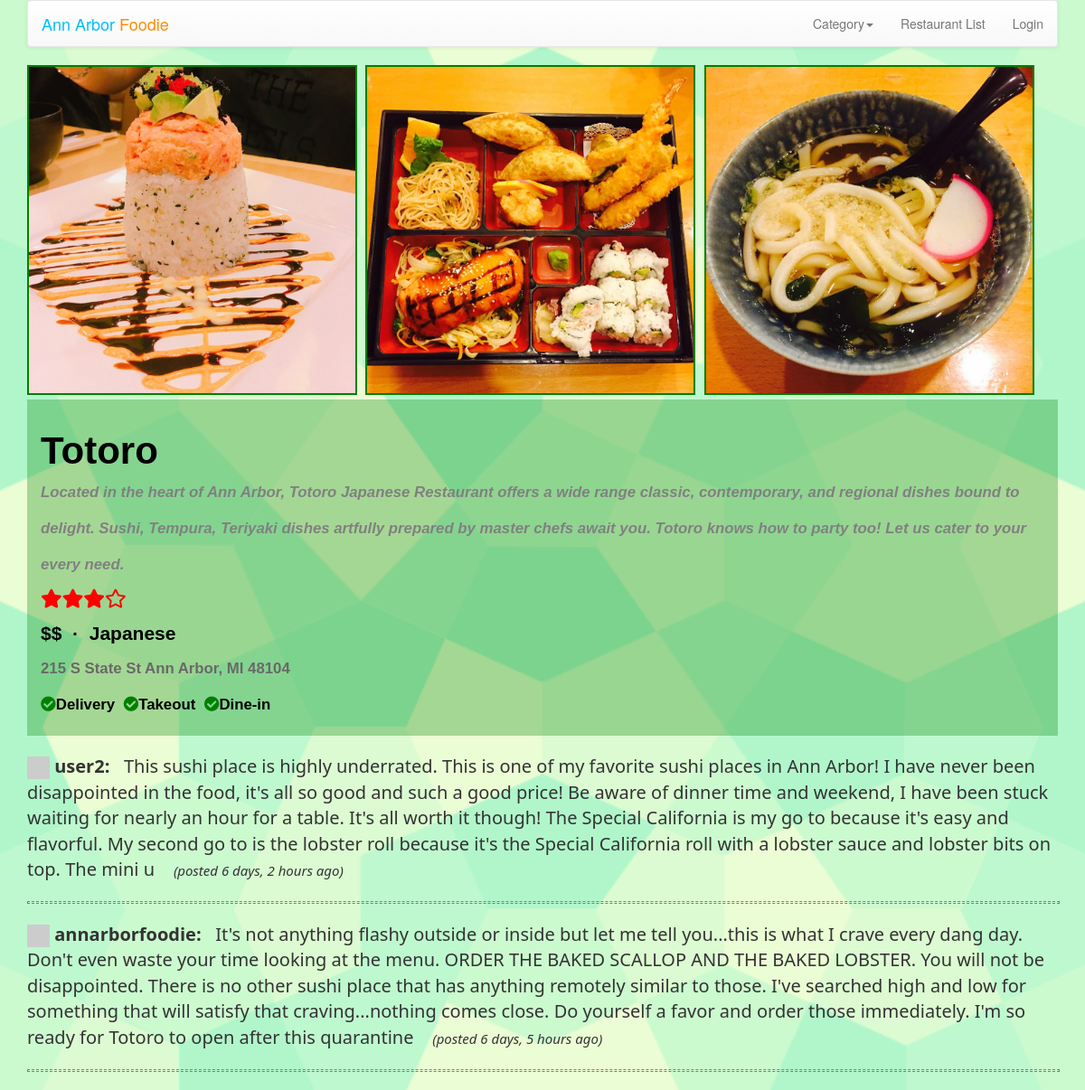
The app's page /restaurants/res/7 with its own data.
### restaurants/models.py (models this page shows, shortened)
class Restaurant(models.Model) :
    name = models.CharField(
            max_length=20,
            validators=[MinLengthValidator(2, "Name must be greater than 2 characters")]
    )
    description = models.TextField(null=True, blank=True)
    location = models.CharField(
            max_length=200,
            validators=[MinLengthValidator(2, "Location must be greater than 2 characters")],
            blank=True
    )
    owner = models.ForeignKey(settings.AUTH_USER_MODEL, on_delete=models.CASCADE)
    category = models.ForeignKey(Category, on_delete=models.SET_NULL, null=True, blank=True, related_name='sub_res')
    tag1 = models.ForeignKey(Tag, on_delete=models.SET_NULL, null=True, blank=True, related_name='tag_1')
    tag2 = models.ForeignKey(Tag, on_delete=models.SET_NULL, null=True, blank=True, related_name='tag_2')
    tag3 = models.ForeignKey(Tag, on_delete=models.SET_NULL, null=True, blank=True, related_name='tag_3')
    rating = models.IntegerField(
             validators=[MinValueValidator(0, "rating >= 0"),
             MaxValueValidator(10, "rating <= 10")])
    price = models.ForeignKey(Price, on_delete=models.SET_NULL, null=True, blank=True)
    comments = models.ManyToManyField(settings.AUTH_USER_MODEL,
        through='Comment', related_name='res_comments')
    pic1 = models.ImageField(upload_to='images/')
    pic2 = models.ImageField(upload_to='images/')
    pic3 = models.ImageField(upload_to='images/')
    favorites = models.ManyToManyField(settings.AUTH_USER_MODEL,
        through='Fav', related_name='favorite_restaurants')

class Price(models.Model) :
    value = models.CharField(
            max_length=4,
            validators=[MinLengthValidator(1, "value: $ $$ $$$ $$$$")]
    )
    def __str__(self):
        return self.value

class Category(models.Model) :
    name = models.CharField(
            max_length=200,
            validators=[MinLengthValidator(2, "name must be greater than 2 characters")]
    )
    def __str__(self):
        return self.name

class Tag(models.Model) :
    name = models.CharField(
            max_length=20,
            validators=[MinLengthValidator(2, "name must be greater than 2 characters")]
    )
    def __str__(self):
        return self.name

class Comment(models.Model) :
    text = models.TextField(
        validators=[MinLengthValidator(3, "Comment must be greater than 3 characters")]
    )
    restaurant = models.ForeignKey(Restaurant, on_delete=models.CASCADE)
    owner = models.ForeignKey(settings.AUTH_USER_MODEL, on_delete=models.CASCADE)
    created_at = models.DateTimeField(auto_now_add=True)
    updated_at = models.DateTimeField(auto_now=True)

### restaurants/views.py (the view)
# urls.py: path('res/<int:pk>', views.ResDetailView.as_view(), name='res_detail'),
class ResDetailView(OwnerDetailView):
    model = Restaurant
    template_name = "restaurants/res_detail.html"
    def get(self, request, pk) :
        x = Restaurant.objects.get(id=pk)
        comments = Comment.objects.filter(restaurant=x).order_by('-updated_at')
        comment_form = CommentForm()
        favorites = list()
        if request.user.is_authenticated:
            rows = request.user.favorite_restaurants.values('id')
            favorites = [ row['id'] for row in rows ]
        context = {'restaurant': x, 'comments': comments, 'comment_form': comment_form, 'favorites': favorites}
        return render(request, self.template_name, context)

### home/context_processors.py (called while the page is built)
def settings(request):
    return {
        'settings': django_settings,
    }

### home/templatetags/app_tags.py (called while the page is built)
@register.filter(name='gravatar')
def gravatar(user, size=35):
    email = str(user.email.strip().lower()).encode('utf-8')
    email_hash = md5(email).hexdigest()
    url = "//www.gravatar.com/avatar/{0}?s={1}&d=identicon&r=PG"
    return url.format(email_hash, size)

### restaurants/templates/restaurants/res_detail.html (shortened to what this page needs)
{% extends "base_menu.html" %}
{% load humanize %}
{% load app_tags %}
{% block content %}
<div class="background_settings"></div>
<div>
    <div>
        <img src="{{ restaurant.pic1.url}}" alt="NoImage" style="margin-left:0;margin-right:0.5%;width:32%;height:auto;border:2px solid green">
        <img src="{{ restaurant.pic2.url}}" alt="NoImage" style="margin-left:0;margin-right:0.5%;width:32%;height:auto;border:2px solid green">
        <img src="{{ restaurant.pic3.url}}" alt="NoImage" style="margin-left:0;margin-right:0;width:32%;height:auto;border:2px solid green">
    </div>
    <div class="flex-item">
        <br>
        <span style="font-size:2em;">{{restaurant.name}}</span> &nbsp &nbsp
        <br>
        <span style="font-size:0.8em; font-style:italic; color:grey;">{{ restaurant.description }}</span><br>
        <span style="color:red;">
        </span><br>
        <span style="color:black;">{{restaurant.price}}&nbsp &middot &nbsp{{restaurant.category}}</span><br>
        <span style="font-size:0.8em; color:dimgrey;">{{restaurant.location}}</span><br>
        <span style="font-size:0.8em; color:black;">
            {% if restaurant.tag1 %}<i class="fa fa-check-circle" aria-hidden="true" style="color:green;"></i>{{restaurant.tag1}}{% endif %}&nbsp
            {% if restaurant.tag2 %}<i class="fa fa-check-circle" aria-hidden="true" style="color:green;"></i>{{restaurant.tag2}}{% endif %}&nbsp
            {% if restaurant.tag3 %}<i class="fa fa-check-circle" aria-hidden="true" style="color:green;"></i>{{restaurant.tag3}}{% endif %}&nbsp
        </span>
        <br>
    </div>
</div>
{% if user.is_authenticated %}
{% load crispy_forms_tags %}
{% endif %}
<br>
{% for comment in comments %}
<p style="font-size: 20px; font-family: system-ui;">
    <img style="width: 25px;" src="{{ comment.owner|gravatar:60 }}"/>
    <span style="font-weight:bold;">{{comment.owner}}: &nbsp</span>
    {{ comment.text }}
    <span style="font-size: 15px; font-family: system-ui; font-style:italic;">
        &nbsp &nbsp (posted {{ comment.updated_at|naturaltime }}) &nbsp &nbsp
    </span>
    <hr width=100% style="border:1px dashed grey; height:1px;">
</p>
{% endfor %}
{% endblock %}

### restaurants/templates/restaurants/res_detail.html (style rules this page uses)
.background_settings { position:fixed; top: 0; left: 0; width:100%; height:100%; min-width: 1000px; z-index:-10; zoom: 1; background-color: #fff; background: url(../../../../media/images/background_img.png); background-repeat: no-repeat; background-size: cover; -webkit-background-size: cover; -o-background-size: cover; background-position: center 0; }
.flex-item { background: rgba(0, 128, 0, 0.3); width: 100%; height: auto; margin-top: 5px; margin-left: 0; margin-right: 10px; padding: 0px 15px 15px 15px; color: black; font-family: "Gill Sans", sans-serif; font-size: 1.5em; font-weight: bold; line-height: 180%; overflow: auto; }

### records on screen
Restaurant: pic1 (picture), pic2 (picture), pic3 (picture), name "Totoro", description "Located in the heart of Ann Arbor, Totoro Japanese Restaurant offers a wide range classic, contemporary, and regional dishes bound to delight. Sushi, Tempura, Teriyaki dishes artfully prepared by master chefs await you. Totoro knows how to party too! Let us cater to your every need.", price "$$", category "Japanese", location "215 S State St Ann Arbor, MI 48104", tag1 "Delivery", tag2 "Takeout", tag3 "Dine-in"
Comment: owner "user2", text "This sushi place is highly underrated. This is one of my favorite sushi places in Ann Arbor! I have never been disappointed in the food, it's all so good and such a good price! Be aware of dinner time and weekend, I have been stuck waiting for nearly an hour for a table. It's all worth it though! The Special California is my go to because it's easy and flavorful. My second go to is the lobster roll because it's the Special California roll with a lobster sauce and lobster bits on top. The mini u", updated_at "6 days, 2 hours ago"
Comment: owner "annarborfoodie", text "It's not anything flashy outside or inside but let me tell you...this is what I crave every dang day. Don't even waste your time looking at the menu. ORDER THE BAKED SCALLOP AND THE BAKED LOBSTER. You will not be disappointed. There is no other sushi place that has anything remotely similar to those. I've searched high and low for something that will satisfy that craving...nothing comes close. Do yourself a favor and order those immediately. I'm so ready for Totoro to open after this quarantine", updated_at "6 days, 5 hours ago"
